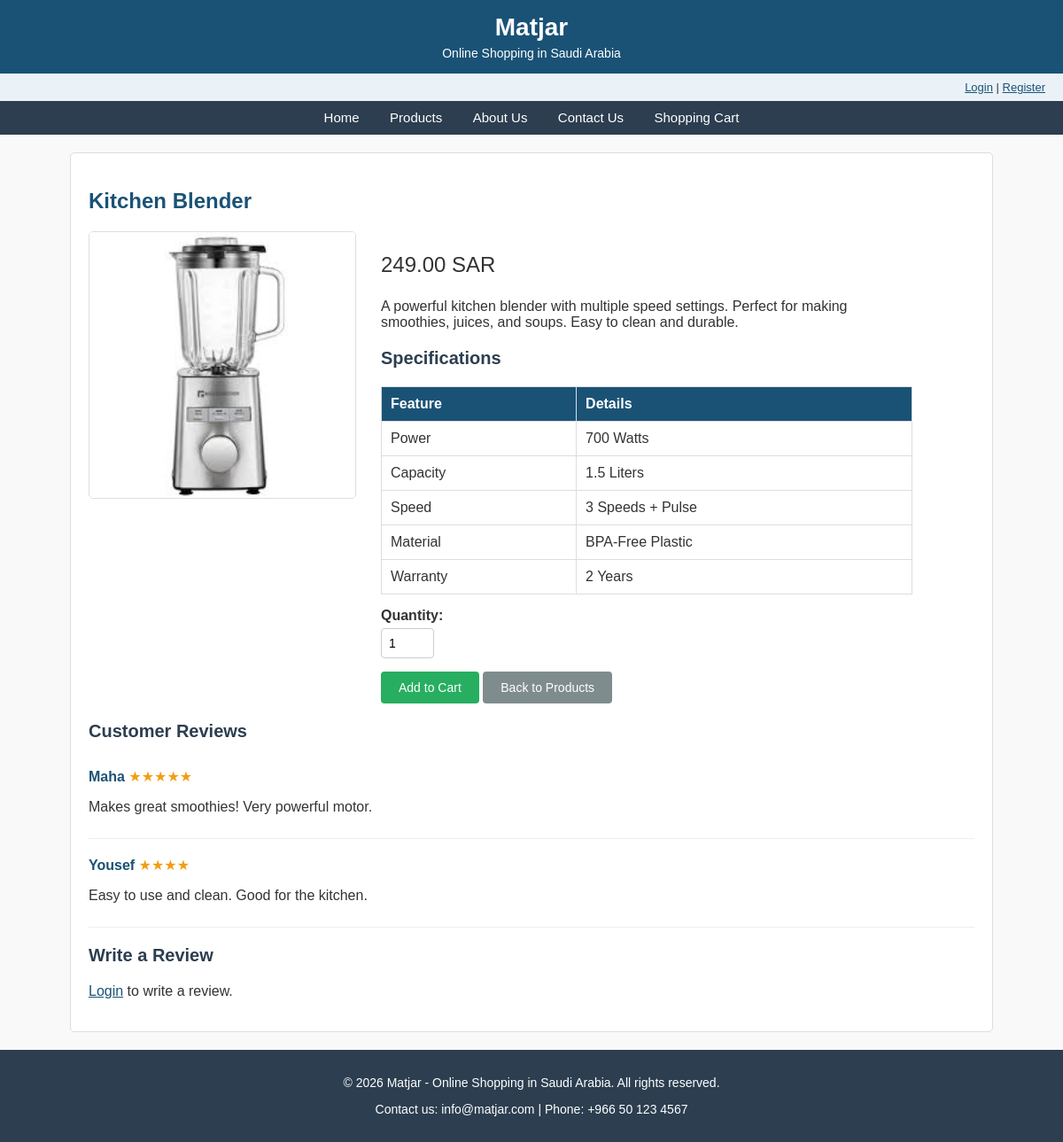
The app's page /product_detail.php?id=4 with its own data.
### tables this page shows
CREATE TABLE IF NOT EXISTS products (
    product_id INT AUTO_INCREMENT PRIMARY KEY,
    name VARCHAR(100) NOT NULL,
    category VARCHAR(50) NOT NULL,
    price DECIMAL(10,2) NOT NULL,
    description TEXT,
    image VARCHAR(100),
    specs TEXT
);

CREATE TABLE IF NOT EXISTS reviews (
    review_id INT AUTO_INCREMENT PRIMARY KEY,
    product_id INT,
    customer_name VARCHAR(100),
    rating INT,
    comment TEXT,
    review_date DATETIME DEFAULT CURRENT_TIMESTAMP
);

### dbcm.php (called while the page is built, shortened)
<?php
function h($text) {
    return htmlspecialchars((string)$text, ENT_QUOTES, 'UTF-8');
}
?>

### product_detail.php (the view, shortened to what this page needs)
<?php
include 'dbcm.php';
$product_id = (int)($_GET['id'] ?? 0);
$stmt = $conn->prepare("SELECT * FROM products WHERE product_id = ?");
$stmt->bind_param("i", $product_id);
$stmt->execute();
$product = $stmt->get_result()->fetch_assoc();
?>
<!DOCTYPE html>
<html lang="en">
<head>
    <link rel="stylesheet" type="text/css" href="style.css">
</head>
<body>
    <header>
        <h1>Matjar</h1>
        <p>Online Shopping in Saudi Arabia</p>
    </header>
    <div class="user-bar">
        <?php
        if (isset($_SESSION['user'])) {
            echo "Welcome, " . h($_SESSION['user_name']) . " | ";
            echo "<a href='logout.php'>Logout</a>";
        } else {
            echo "<a href='login.php'>Login</a> | <a href='register.php'>Register</a>";
        }
        ?>
    </div>
    <nav>
        <a href="index.php">Home</a>
        <a href="products.php">Products</a>
        <a href="about.php">About Us</a>
        <a href="contact.php">Contact Us</a>
        <a href="cart.php">Shopping Cart</a>
    </nav>
    <div class="main-content">
        <h2><?php echo h($product['name']); ?></h2>
        <div class="product-detail">
            <div class="product-image">
                <img src="images/<?php echo h($product['image']); ?>" alt="<?php echo h($product['name']); ?>" width="300" height="300">
            </div>
            <div class="product-info">
                <p class="price" style="font-size: 24px;"><?php echo number_format($product['price'], 2); ?> SAR</p>
                <p><?php echo h($product['description']); ?></p>
                <h3>Specifications</h3>
                <table>
                    <thead>
                        <tr>
                            <th>Feature</th>
                            <th>Details</th>
                        </tr>
                    </thead>
                    <tbody>
                        <?php
                        $specs = explode(" | ", $product['specs']);
                        for ($i = 0; $i < count($specs); $i++) {
                            $parts = explode(": ", $specs[$i]);
                            if (count($parts) == 2) {
                                echo "<tr>";
                                echo "<td>" . h($parts[0]) . "</td>";
                                echo "<td>" . h($parts[1]) . "</td>";
                                echo "</tr>";
                            }
                        }
                        ?>
                    </tbody>
                </table>
                <div class="form-group">
                    <label for="quantity">Quantity:</label>
                    <input type="number" id="quantity" class="quantity-input" value="1" min="1" max="10">
                </div>
                <button class="btn" onclick="addToCart(<?php echo (int)$product['product_id']; ?>, <?php echo h(json_encode($product['name'])); ?>, <?php echo (float)$product['price']; ?>)">Add to Cart</button>
                <a href="products.php" class="btn" style="background-color: #7f8c8d;">Back to Products</a>
            </div>
        </div>
        <h3>Customer Reviews</h3>
        <?php
        $stmt_rev = $conn->prepare("SELECT * FROM reviews WHERE product_id = ? ORDER BY review_date DESC");
        $stmt_rev->bind_param("i", $product_id);
        $stmt_rev->execute();
        $reviews_result = $stmt_rev->get_result();
        if ($reviews_result->num_rows > 0) {
            while ($review = $reviews_result->fetch_assoc()) {
        ?>
            <div class="review-item">
                <strong><?php echo h($review['customer_name']); ?></strong>
                <span class="stars">
                    <?php
                    for ($s = 0; $s < $review['rating']; $s++) {
                        echo "&#9733;";
                    }
                    ?>
                </span>
                <p><?php echo h($review['comment']); ?></p>
            </div>
        <?php
            }
        } else {
            echo "<p>No reviews yet.</p>";
        }
        ?>
        <h3>Write a Review</h3>
        <?php
        if (isset($_SESSION['user'])) {
        ?>
        <form method="POST" action="add_review.php">
            <input type="hidden" name="product_id" value="<?php echo (int)$product_id; ?>">
            <div class="form-group">
                <label for="rating">Rating:</label>
                <select name="rating" id="rating">
                    <option value="5">5 Stars</option>
                    <option value="4">4 Stars</option>
                    <option value="3">3 Stars</option>
                    <option value="2">2 Stars</option>
                    <option value="1">1 Star</option>
                </select>
            </div>
            <div class="form-group">
                <label for="comment">Your Review:</label>
                <textarea name="comment" id="comment" rows="3" cols="50" placeholder="Write your review here..."></textarea>
            </div>
            <input type="submit" value="Submit Review">
        </form>
        <?php
        } else {
            echo "<p><a href='login.php'>Login</a> to write a review.</p>";
        }
        ?>
    </div>
    <footer>
        <p>&copy; 2026 Matjar - Online Shopping in Saudi Arabia. All rights reserved.</p>
        <p>Contact us: info@matjar.com | Phone: +966 50 123 4567</p>
    </footer>
</body>
</html>

### style.css (style rules this page uses)
body { font-family: Arial, sans-serif; font-size: 16px; margin: 0; padding: 0; background-color: #f9f9f9; color: #333333; }
header { background-color: #1a5276; color: white; padding: 15px 20px; text-align: center; }
header h1 { margin: 0; font-size: 28px; }
header p { margin: 5px 0 0 0; font-size: 14px; }
nav { background-color: #2c3e50; padding: 10px 0; text-align: center; }
nav a { color: white; text-decoration: none; padding: 10px 15px; font-size: 15px; }
.main-content { max-width: 1000px; margin: 20px auto; padding: 20px; background-color: white; border: 1px solid #dddddd; border-radius: 5px; }
footer { background-color: #2c3e50; color: white; text-align: center; padding: 15px; margin-top: 20px; font-size: 14px; }
h2 { color: #1a5276; font-size: 24px; }
h3 { color: #2c3e50; font-size: 20px; }
a { color: #1a5276; }
.btn { background-color: #27ae60; color: white; padding: 10px 20px; border: none; border-radius: 4px; cursor: pointer; font-size: 14px; text-decoration: none; display: inline-block; }
table { width: 100%; border-collapse: collapse; margin: 15px 0; }
th, td { border: 1px solid #dddddd; padding: 10px; text-align: left; }
th { background-color: #1a5276; color: white; }
.form-group { margin-bottom: 15px; }
label { display: block; margin-bottom: 5px; font-weight: bold; }
input[type="text"], input[type="email"], input[type="tel"], input[type="number"], input[type="password"], textarea, select { width: 100%; padding: 8px; border: 1px solid #cccccc; border-radius: 4px; font-size: 14px; box-sizing: border-box; }
.product-detail { overflow: hidden; }
.product-image { float: left; width: 300px; margin-right: 30px; }
.product-image img { width: 100%; border: 1px solid #dddddd; border-radius: 5px; }
.product-info { float: left; width: 600px; }
.review-item { border-bottom: 1px solid #eeeeee; padding: 10px 0; margin-bottom: 10px; }
.review-item strong { color: #1a5276; }
.stars { color: #f39c12; }
.quantity-input { width: 60px !important; }
.user-bar { background-color: #eaf2f8; padding: 8px 20px; text-align: right; font-size: 13px; }

### records on screen
products: name "Kitchen Blender", image (picture), price "249.00", description "A powerful kitchen blender with multiple speed settings. Perfect for making smoothies, juices, and soups. Easy to clean and durable.", specs "Power", specs "700 Watts", specs "Capacity", specs "1.5 Liters", specs "Speed", specs "3 Speeds + Pulse", specs "Material", specs "BPA-Free Plastic", specs "Warranty", specs "2 Years"
reviews: customer_name "Maha", comment "Makes great smoothies! Very powerful motor."
reviews: customer_name "Yousef", comment "Easy to use and clean. Good for the kitchen."
